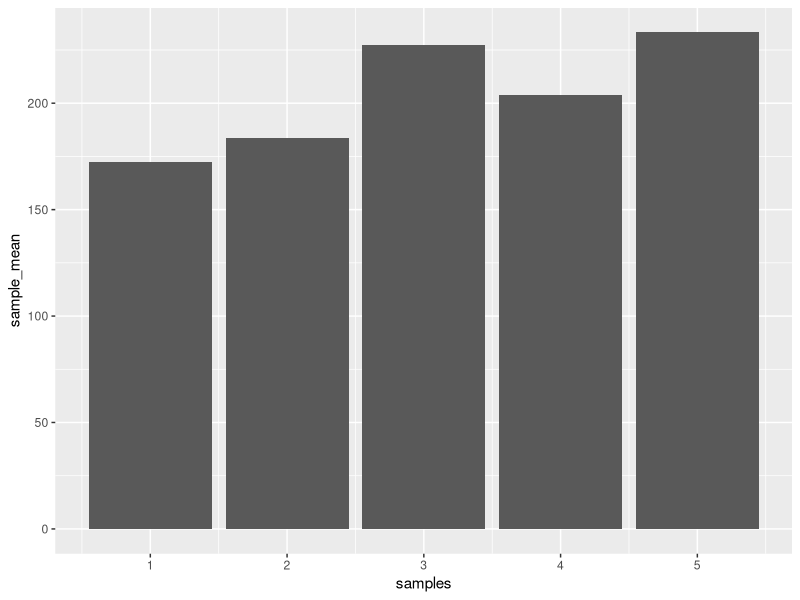
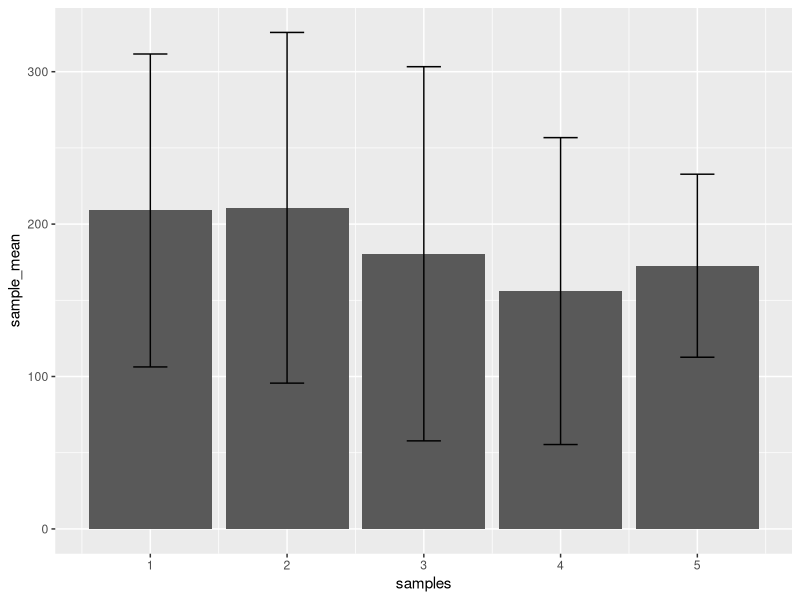

Generate these figures, in order, with R:
## ---- chunk 1
knitr::opts_chunk$set(echo = TRUE)
## ---- chunk 2

observations <- rnorm(5*25, mean=200, sd=100)
samples <- rep(1:5, each=25)
my_data <- data.frame(samples,observations)

library(dplyr)

means <- my_data %>%
  group_by(samples) %>%
  summarize(sample_mean = mean(observations))

library(ggplot2)

ggplot(means, aes(x = samples, y = sample_mean))+
  geom_bar(stat="identity")
## ---- chunk 3
observations <- rnorm(5*25, mean=200, sd=100)
samples <- rep(1:5, each=25)
my_data <- data.frame(samples,observations)


means <- my_data %>%
  group_by(samples) %>%
  summarize(sample_mean = mean(observations),
            sample_sd = sd(observations))


ggplot(means, aes(x = samples, y = sample_mean))+
  geom_bar(stat="identity") +
  geom_errorbar(aes(ymin = sample_mean - sample_sd,
                    ymax = sample_mean + sample_sd), width = .25)
## ---- chunk 4

## ---- chunk 5

